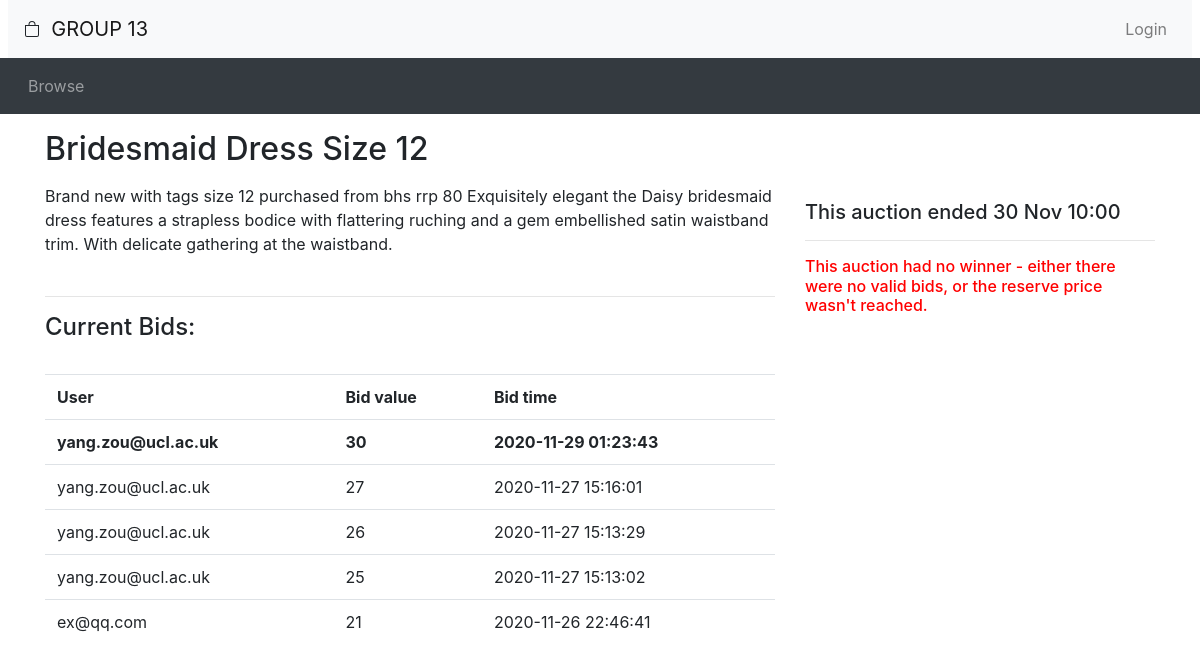
Screenshot of /auction/listing.php?item_id=2 with the database file from the repository.
### tables this page shows
CREATE TABLE IF NOT EXISTS `auction` (
  `auctionNo` int(10) UNSIGNED NOT NULL AUTO_INCREMENT,
  `auctionStatus` tinyint(1) NOT NULL DEFAULT '1',
  `category` varchar(35) NOT NULL DEFAULT 'Other',
  `title` varchar(100) NOT NULL DEFAULT 'Unnamed Auction',
  `auctionDescription` text,
  `startingPrice` int(10) UNSIGNED NOT NULL,
  `reservePrice` int(10) UNSIGNED DEFAULT NULL,
  `increments` int(10) UNSIGNED NOT NULL DEFAULT '1',
  `startDate` datetime NOT NULL,
  `endDate` datetime NOT NULL,
  `sellerId` int(11) UNSIGNED NOT NULL,
  PRIMARY KEY (`auctionNo`),
  KEY `sellerId` (`sellerId`)
);

CREATE TABLE IF NOT EXISTS `buyer` (
  `buyerId` int(10) UNSIGNED NOT NULL AUTO_INCREMENT,
  `email` varchar(255) NOT NULL,
  `password` varchar(255) NOT NULL,
  `firstName` varchar(35) NOT NULL,
  `lastName` varchar(35) NOT NULL,
  `level` tinyint(3) UNSIGNED NOT NULL DEFAULT '0',
  PRIMARY KEY (`buyerId`),
  UNIQUE KEY `email` (`email`)
);

CREATE TABLE IF NOT EXISTS `bid` (
  `bidNo` int(10) UNSIGNED NOT NULL AUTO_INCREMENT,
  `bidStatus` tinyint(1) NOT NULL DEFAULT '1',
  `bidAmount` int(10) UNSIGNED NOT NULL,
  `bidTime` datetime NOT NULL,
  PRIMARY KEY (`bidNo`)
);

### auction/listing.php (the view, shortened to what this page needs)
<?php require_once("header.php")?>
<?php
  $item_id = $_GET['item_id'];
  $query1 = ("SELECT a.title, a.auctionDescription, MAX(b.bidAmount), a.endDate, startingPrice, auctionStatus  FROM auction AS a, bid AS b, createbid AS c
WHERE b.bidNo = c.bidNo and a.auctionNo = c.auctionNo and a.auctionNo = '$item_id'");
  $result1 = mysqli_query($connection, $query1);
  $row1 = mysqli_fetch_row ($result1);
  $title = $row1[0];
  $auction_status = $row1[5];
  $description = $row1[1];
  $end_time = new DateTime($row1[3]);
  $query2 = ("SELECT COUNT(b.bidAmount) FROM auction AS a, bid AS b, createbid AS c
WHERE b.bidNo = c.bidNo and a.auctionNo = c.auctionNo and a.auctionNo = '$item_id'");
  $result2 = mysqli_query($connection, $query2);
  $row2 = mysqli_fetch_row ($result2);
  $num_bids = $row2[0];
  $now = new DateTime();
?>
<div class="container">
<div class="row">
  <div class="col-sm-8">
    <h2 class="my-3"><?php echo($title); ?></h2>
  </div>
</div>
<div class="row">
  <div class="col-sm-8">
    <div class="itemDescription">
    <?php echo($description); ?>
    </div>
      <?php
      $query3 = "SELECT d.email , b.bidAmount, b.bidTime FROM auction AS a, bid AS b, createbid AS c, buyer AS d
WHERE b.bidNo = c.bidNo and a.auctionNo = c.auctionNo and a.auctionNo = '$item_id' and c.buyerId = d.buyerId ORDER BY b.bidTime DESC";
      $result3 = mysqli_query($connection, $query3);;
      $row3 = mysqli_fetch_row ($result3);
      if ($num_bids >0) {echo "<br><hr><h4>Current Bids: </h4>"."<br><table class=\"table\"><tr><td><strong>User</strong></td><td><strong>Bid value</strong></td><td><strong>Bid time</strong></td></tr>";;
      $counter = 0;
      while ($row3) {
          if ($counter == 0 ) {
              echo "<tr><td><strong>$row3[0]</strong></td><td><strong>$row3[1]</strong></td><td><strong>$row3[2]</strong></td></tr>";
          }
          else {
            echo "<tr><td>$row3[0]</td><td>$row3[1]</td><td>$row3[2]</td></tr>";
          }
          $row3 = mysqli_fetch_row ($result3);
          $counter = $counter+1;
        }
          echo "</table><br>";
      }
      else {
        echo "<br><hr><h4 style=\"color:red\">No bids!</hr>";
      }
?>
  </div>
  <div class="col-sm-4">
    <p>
<?php if ($now > $end_time && $auction_status == 0): ?>
<?php $fetch_winner_query = "SELECT email FROM buyer WHERE buyerId = (SELECT buyerId FROM winner WHERE auctionNo = '$item_id') ";
      $fetch_winner = mysqli_fetch_row(mysqli_query($connection, $fetch_winner_query)); ?>
     <h5>This auction ended <?php echo(date_format($end_time, 'j M H:i')) ?></h5><hr>
     <?php if (!$fetch_winner) {
        echo "<h6 style=\"color:red\">This auction had no winner - either there were no valid bids, or the reserve price wasn't reached.</h6>";
      }
      else {
        if (isset($_SESSION['username']) && $fetch_winner[0]==$_SESSION['username']) {$fetch_winner[0] = "you";}
        echo "<h6 style=\"color:green\">This auction was won by $fetch_winner[0].";
      }
      ?>
<?php endif ?>
  </div>
</div>

### rows the page displays
auction: title "Bridesmaid Dress Size 12", auctionDescription "Brand new with tags size 12 purchased from bhs rrp 80 Exquisitely elegant the Daisy bridesmaid dress features a strapless bodice with flattering ruching and a gem embellished satin waistband trim. With delicate gathering at the waistband.", endDate "30 Nov 10:00"
buyer: email "yang.zou@ucl.ac.uk", bid.bidAmount "30", bid.bidTime "2020-11-29 01:23:43", bid.bidAmount "27", bid.bidTime "2020-11-27 15:16:01", bid.bidAmount "26", bid.bidTime "2020-11-27 15:13:29", bid.bidAmount "25", bid.bidTime "2020-11-27 15:13:02"
buyer: email "ex@qq.com", bid.bidAmount "21", bid.bidTime "2020-11-26 22:46:41"
